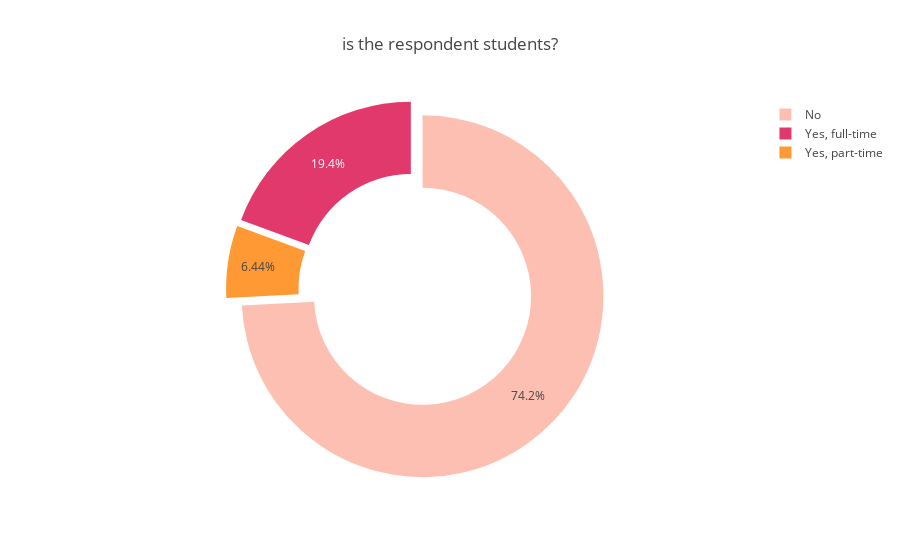

Here is the notebook cell this chart was saved with:
### Code cell
Student = results["Student"].value_counts()
colors = ['#FEBFB3', '#E1396C','#ff9933']
plotlypie(Student.index, Student.values, 0.6, 0.05,colors, 'is the respondent students?')

### Figure 1 — Plotly figure (JSON) as saved in the notebook; plotly's stock layout.template omitted (floating-point values rounded to 4 significant figures)
{"data": [{"hole": 0.6, "labels": ["No", "Yes, full-time", "Yes, part-time"], "marker": {"colors": ["#FEBFB3", "#E1396C", "#ff9933"]}, "pull": 0.05, "type": "pie", "values": [70399, 18394, 6108]}], "layout": {"title": "is the respondent students?"}}
